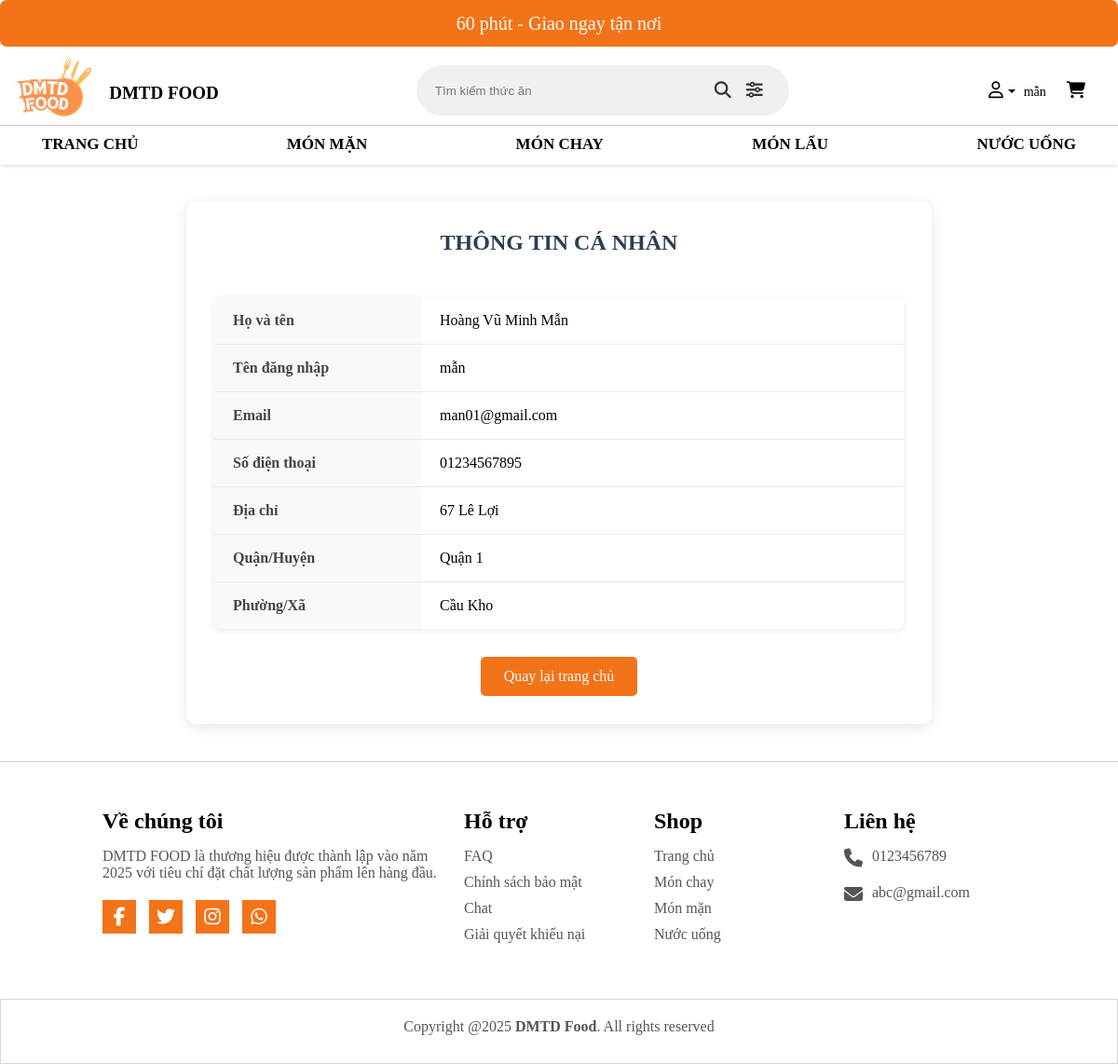
/view/info.php (signed in), run on the app's committed database.
### tables this page shows
CREATE TABLE `nguoidung` (
  `id_nguoidung` int(250) NOT NULL,
  `tenNguoiDung` varchar(250) NOT NULL,
  `tenDangNhap` varchar(250) NOT NULL,
  `email` varchar(250) NOT NULL,
  `password` varchar(100) NOT NULL,
  `sdt` varchar(11) NOT NULL,
  `diaChi` varchar(250) NOT NULL,
  `quan_huyen` varchar(100) NOT NULL,
  `phuong_xa` varchar(100) NOT NULL,
  `vaiTro` varchar(10) NOT NULL DEFAULT 'user',
  `TrangThai` int(10) NOT NULL DEFAULT 1 COMMENT '1:Còn dùng 2:Khóa ',
  `ngay_tao` timestamp NOT NULL DEFAULT current_timestamp()
);

### view/info.php (the view, shortened to what this page needs)
<?php
$email = $_SESSION['email'];
$conn = ketnoidb();
$sql = "SELECT * FROM nguoidung WHERE email = '$email'";
$result = $conn->query($sql);
if($result && $result->num_rows>0){
  $row = $result->fetch_assoc();
  $tenNguoiDung = $row['tenNguoiDung'];
  $sdt = $row['sdt'];
  $diaChi = $row['diaChi'];
  $quan_huyen = $row['quan_huyen'];
  $phuong_xa = $row['phuong_xa'];
}
include 'header.php';
?>
<div class="container" style="max-width: 800px; margin: 40px auto; padding: 30px; box-shadow: 0 3px 15px rgba(0,0,0,0.1); border-radius: 10px; background-color: #fff;">
    <h2 style="text-align: center; color: #2c3e50; margin-bottom: 30px; font-size: 24px; font-weight: 600; position: relative; padding-bottom: 15px;">THÔNG TIN CÁ NHÂN</h2>
    <table class="info-table">
        <tr>
            <th>Họ và tên</th>
            <td><?php echo $tenNguoiDung; ?></td>
        </tr>
        <tr>
            <th>Tên đăng nhập</th>
            <td><?php echo $tenDangNhap; ?></td>
        </tr>
        <tr>
            <th>Email</th>
            <td><?php echo $email; ?></td>
        </tr>
        <tr>
            <th>Số điện thoại</th>
            <td><?php echo $sdt; ?></td>
        </tr>
        <tr>
            <th>Địa chỉ</th>
            <td><?php echo $diaChi; ?></td>
        </tr>
        <tr>
            <th>Quận/Huyện</th>
            <td><?php echo $quan_huyen; ?></td>
        </tr>
        <tr>
            <th>Phường/Xã</th>
            <td><?php echo $phuong_xa; ?></td>
        </tr>
    </table>
    <div style="text-align: center;">
        <a href="../controller/index.php" class="btn-back">Quay lại trang chủ</a>
    </div>
</div>
<div class="wrappper">
      <footer>
        <div class="container">
          <div class="sec aboutus">
            <h2>Về chúng tôi</h2>
            <p>
              DMTD FOOD là thương hiệu được thành lập vào năm 2025 với tiêu chí
              đặt chất lượng sản phẩm lên hàng đầu.
            </p>
            <ul class="sci">
              <li>
                <a href="#"><i class="fab fa-facebook-f"></i></a>
              </li>
              <li>
                <a href="#"><i class="fab fa-twitter"></i></a>
              </li>
              <li>
                <a href="#"><i class="fab fa-instagram"></i></a>
              </li>
              <li>
                <a href="#"><i class="fa-brands fa-whatsapp"></i></a>
              </li>
            </ul>
          </div>
          <div class="sec quicklinks">
            <h2>Hỗ trợ</h2>
            <ul>
              <li><a href="#">FAQ</a></li>
              <li><a href="#">Chính sách bảo mật</a></li>
              <li><a href="#">Chat</a></li>
              <li><a href="#">Giải quyết khiếu nại</a></li>
            </ul>
          </div>
          <div class="sec quicklinks">
            <h2>Shop</h2>
            <ul>
              <li><a href="#">Trang chủ</a></li>
              <li><a href="#">Món chay</a></li>
              <li><a href="#">Món mặn</a></li>
              <li><a href="#">Nước uống</a></li>
            </ul>
          </div>
          <div class="sec contact">
            <h2>Liên hệ</h2>
            <ul class="info">
              <li>
                <span><i class="fa-solid fa-phone"></i></span>
                <p><a href="#">0123456789</a></p>
              </li>
              <li>
                <span><i class="fa-solid fa-envelope"></i></span>
                <p><a href="#">abc@gmail.com</a></p>
              </li>
            </ul>
          </div>
        </div>
      </footer>
    </div>
    <div class="copyrightText">
      <p>Copyright @2025 <strong>DMTD Food</strong>. All rights reserved</p>
    </div>

### view/css/style.css (style rules this page uses)
* { box-sizing: border-box; margin: 0; padding: 0; }
.container { max-width: 1130px; padding: 0 10px; margin: 0 auto; }
footer { position: relative; width: 100%; height: auto; padding: 50px 100px; background-color: #fff; border-top: 1px solid #ccd; }
footer .container { width: 100%; display: grid; grid-template-columns: 2fr 1fr 1fr 1fr; grid-gap: 20px; }
footer .container .sec h2 { position: relative; color: black; font-weight: 600; margin-bottom: 15px; }
footer .container .sec p { color: #555; }
footer .container .sci { margin-top: 20px; display: grid; grid-template-columns: repeat(4, 50px); }
footer .container .sci li { list-style: none; }
footer .container .sci li a { display: inline-block; width: 36px; height: 36px; background-color: #f37319; display: grid; align-content: center; justify-content: center; text-decoration: none; }
footer .container .sci li a i { color: #fff; font-size: 20px; }
footer .container .quicklinks { position: relative; }
footer .container .quicklinks ul li { list-style: none; }
footer .container .quicklinks ul li a { color: #555; text-decoration: none; margin-bottom: 10px; display: inline-block; }
footer .container .contact .info { position: relative; }
footer .container .contact .info li { display: grid; grid-template-columns: 30px 1fr; margin-bottom: 16px; }
footer .container .contact .info li span { color: #555; font-size: 20px; }
footer .container .contact .info li a { color: #555; text-decoration: none; }
.copyrightText { width: 100%; background-color: #fff; padding: 20px 100px 30px; text-align: center; color: #555; border: 1px solid rgba(0, 0, 0, 0.15); }

### view/info.php (style rules this page uses)
.info-table { width: 100%; border-collapse: separate; border-spacing: 0; border-radius: 8px; overflow: hidden; box-shadow: 0 2px 10px rgba(0,0,0,0.08); }
.info-table th, .info-table td { padding: 16px 20px; text-align: left; border-bottom: 1px solid #eaeaea; }
.info-table tr:last-child th, .info-table tr:last-child td { border-bottom: none; }
.info-table th { background-color: #f8f9fa; font-weight: 600; color: #444; width: 30%; }
.info-table td { background-color: #fff; }
.btn-back { display: inline-block; background-color: #F37319; color: white; padding: 12px 25px; text-decoration: none; border-radius: 5px; font-weight: 500; transition: background-color 0.3s; margin-top: 30px; }
footer { position: relative; width: 100%; height: auto; padding: 50px 100px; background-color: #fff; border-top: 1px solid #ccd; }
footer .container { width: 100%; display: grid; grid-template-columns: 2fr 1fr 1fr 1fr; grid-gap: 20px; }
footer .container .sec h2 { position: relative; color: black; font-weight: 600; margin-bottom: 15px; }
footer .container .sec p { color: #555; }
footer .container .sci { margin-top: 20px; display: grid; grid-template-columns: repeat(4, 50px); }
footer .container .sci li { list-style: none; }
footer .container .sci li a { display: inline-block; width: 36px; height: 36px; background-color: #f37319; display: grid; align-content: center; justify-content: center; text-decoration: none; }
footer .container .sci li a i { color: #fff; font-size: 20px; }
footer .container .quicklinks { position: relative; }
footer .container .quicklinks ul li { list-style: none; }
footer .container .quicklinks ul li a { color: #555; text-decoration: none; margin-bottom: 10px; display: inline-block; }
footer .container .contact .info { position: relative; }
footer .container .contact .info li { display: grid; grid-template-columns: 30px 1fr; margin-bottom: 16px; }
footer .container .contact .info li span { color: #555; font-size: 20px; }
footer .container .contact .info li a { color: #555; text-decoration: none; }
.copyrightText { width: 100%; background-color: #fff; padding: 20px 100px 30px; text-align: center; color: #555; border: 1px solid rgba(0, 0, 0, 0.15); }

### data on the page
nguoidung: tenNguoiDung "Hoàng Vũ Minh Mẫn", sdt "01234567895", diaChi "67 Lê Lợi", quan_huyen "Quận 1", phuong_xa "Cầu Kho"

### other printed values
$tenDangNhap "mẫn"
$email "man01@gmail.com"
